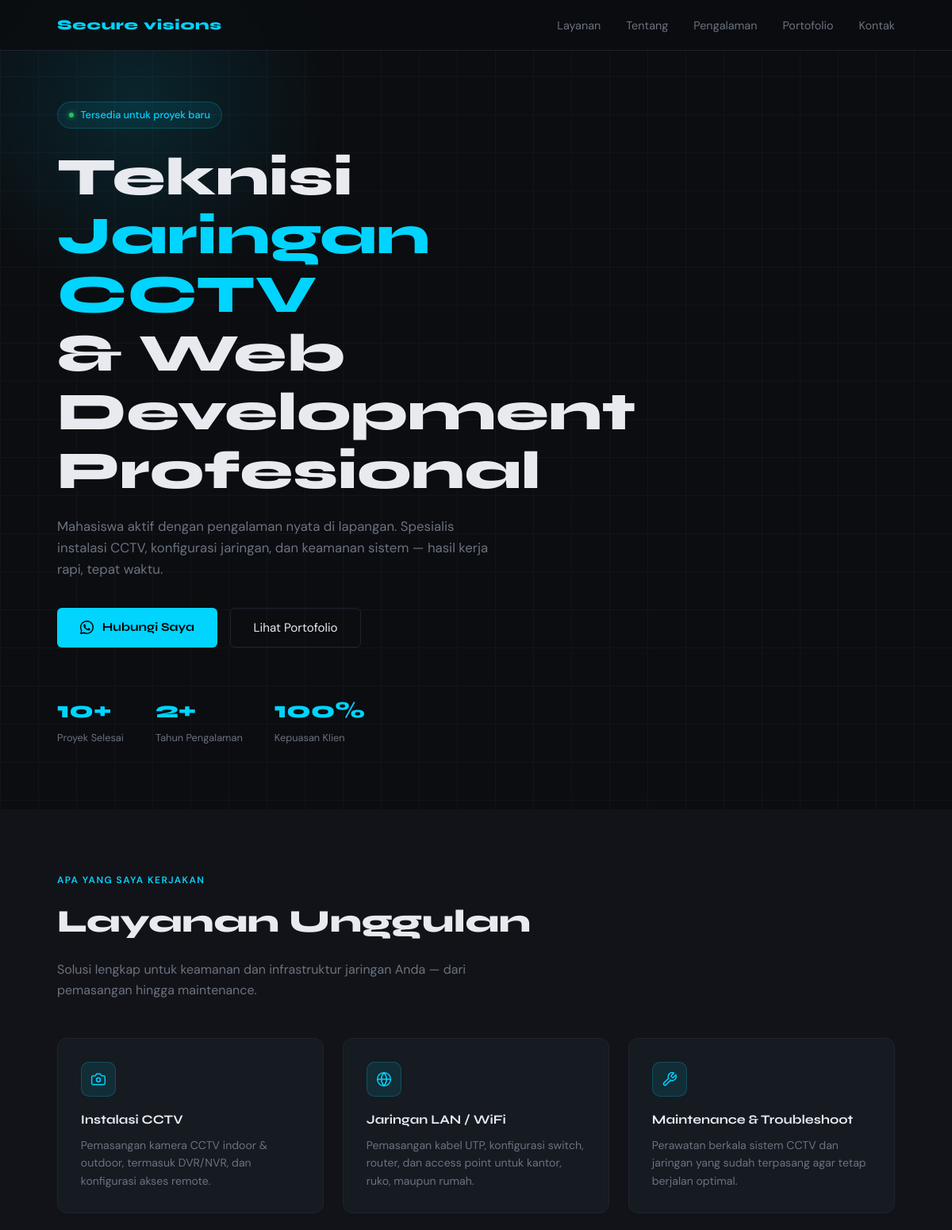
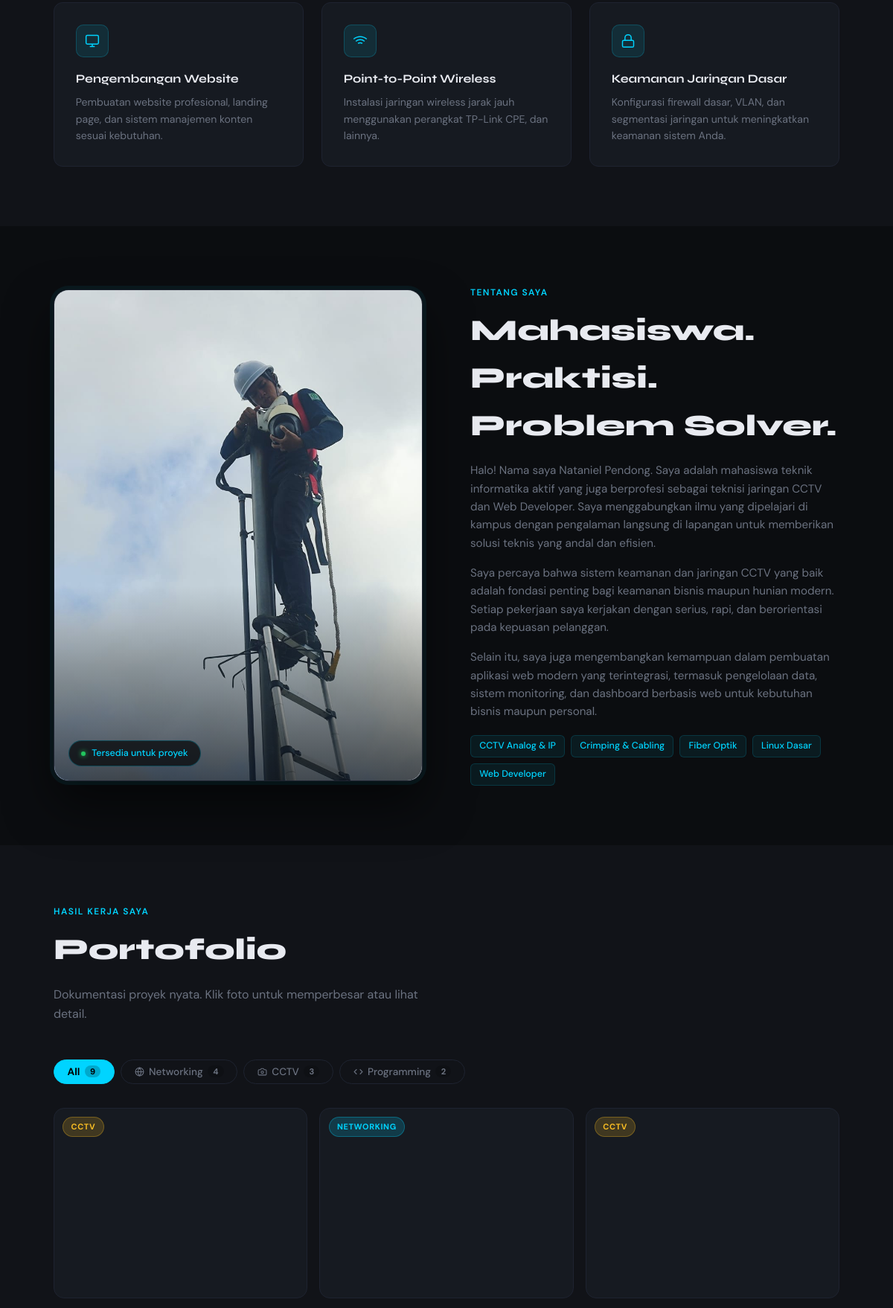
The page / (upper part) on the database its author committed (2 pictures, top to bottom).
### tables this page shows
CREATE TABLE IF NOT EXISTS settings (
  id INT AUTO_INCREMENT PRIMARY KEY,
  setting_key VARCHAR(100) NOT NULL UNIQUE,
  setting_value TEXT,
  updated_at TIMESTAMP DEFAULT CURRENT_TIMESTAMP ON UPDATE CURRENT_TIMESTAMP
);

CREATE TABLE IF NOT EXISTS hero (
  id INT AUTO_INCREMENT PRIMARY KEY,
  badge_text VARCHAR(100) DEFAULT 'Tersedia untuk proyek baru',
  title_line1 VARCHAR(200) DEFAULT 'Teknisi',
  title_highlight VARCHAR(200) DEFAULT 'Jaringan CCTV',
  title_line2 VARCHAR(200) DEFAULT '& Web Development Profesional',
  subtitle TEXT,
  whatsapp_number VARCHAR(30) DEFAULT '6289504211494',
  whatsapp_message TEXT,
  stat_projects VARCHAR(20) DEFAULT '10+',
  stat_years VARCHAR(20) DEFAULT '2+',
  stat_satisfaction VARCHAR(20) DEFAULT '100%',
  updated_at TIMESTAMP DEFAULT CURRENT_TIMESTAMP ON UPDATE CURRENT_TIMESTAMP
);

CREATE TABLE IF NOT EXISTS services (
  id INT AUTO_INCREMENT PRIMARY KEY,
  icon_svg TEXT,
  title VARCHAR(200) NOT NULL,
  description TEXT,
  sort_order INT DEFAULT 0,
  is_active TINYINT(1) DEFAULT 1,
  created_at TIMESTAMP DEFAULT CURRENT_TIMESTAMP,
  updated_at TIMESTAMP DEFAULT CURRENT_TIMESTAMP ON UPDATE CURRENT_TIMESTAMP
);

CREATE TABLE IF NOT EXISTS about (
  id INT AUTO_INCREMENT PRIMARY KEY,
  name VARCHAR(100) DEFAULT 'Nataniel Pendong',
  section_label VARCHAR(100) DEFAULT 'Tentang Saya',
  headline1 VARCHAR(200) DEFAULT 'Mahasiswa.',
  headline2 VARCHAR(200) DEFAULT 'Praktisi. Problem Solver.',
  bio_paragraph1 TEXT,
  bio_paragraph2 TEXT,
  bio_paragraph3 TEXT,
  profile_image VARCHAR(255) DEFAULT 'pp.jpeg',
  badge_text VARCHAR(100) DEFAULT 'Tersedia untuk proyek',
  updated_at TIMESTAMP DEFAULT CURRENT_TIMESTAMP ON UPDATE CURRENT_TIMESTAMP
);

CREATE TABLE IF NOT EXISTS skills (
  id INT AUTO_INCREMENT PRIMARY KEY,
  name VARCHAR(100) NOT NULL,
  sort_order INT DEFAULT 0,
  is_active TINYINT(1) DEFAULT 1
);

CREATE TABLE IF NOT EXISTS portfolio (
  id INT AUTO_INCREMENT PRIMARY KEY,
  image VARCHAR(255) NOT NULL,
  title VARCHAR(200) NOT NULL,
  description TEXT,
  category ENUM('cctv','networking','programming') NOT NULL,
  client VARCHAR(200),
  year VARCHAR(10),
  overlay_title VARCHAR(200),
  sort_order INT DEFAULT 0,
  is_active TINYINT(1) DEFAULT 1,
  created_at TIMESTAMP DEFAULT CURRENT_TIMESTAMP,
  updated_at TIMESTAMP DEFAULT CURRENT_TIMESTAMP ON UPDATE CURRENT_TIMESTAMP
);

### includes/config.php (called while the page is built, shortened)
<?php
function getDB(): PDO {
    static $pdo = null;
    if ($pdo === null) {
        try {
            $dsn = "mysql:host=" . DB_HOST . ";dbname=" . DB_NAME . ";charset=utf8mb4";
            $pdo = new PDO($dsn, DB_USER, DB_PASS, [
                PDO::ATTR_ERRMODE            => PDO::ERRMODE_EXCEPTION,
                PDO::ATTR_DEFAULT_FETCH_MODE => PDO::FETCH_ASSOC,
                PDO::ATTR_EMULATE_PREPARES   => false,
            ]);
        } catch (PDOException $e) {
            die('<div style="font-family:monospace;background:#1a0000;color:#ff6b6b;padding:2rem;border-radius:8px;margin:2rem;">
                <strong>Database Error:</strong><br>' . htmlspecialchars($e->getMessage()) . '<br><br>
                Pastikan MySQL berjalan dan konfigurasi di <code>includes/config.php</code> sudah benar.
            </div>');
        }
    }
    return $pdo;
}
function getSetting(string $key, string $default = ''): string {
    $db = getDB();
    $stmt = $db->prepare("SELECT setting_value FROM settings WHERE setting_key = ?");
    $stmt->execute([$key]);
    $row = $stmt->fetch();
    return $row ? ($row['setting_value'] ?? $default) : $default;
}
function clean(string $str): string {
    return htmlspecialchars(trim($str), ENT_QUOTES, 'UTF-8');
}

### index.php (the view, shortened to what this page needs)
<?php
require_once __DIR__ . '/includes/config.php';
$db = getDB();
$hero       = $db->query("SELECT * FROM hero WHERE id=1")->fetch() ?: [];
$about      = $db->query("SELECT * FROM about WHERE id=1")->fetch() ?: [];
$skills     = $db->query("SELECT name FROM skills WHERE is_active=1 ORDER BY sort_order, id")->fetchAll();
$services   = $db->query("SELECT * FROM services WHERE is_active=1 ORDER BY sort_order, id")->fetchAll();
$portfolio  = $db->query("SELECT * FROM portfolio WHERE is_active=1 ORDER BY sort_order, id")->fetchAll();
$navLogo     = getSetting('nav_logo_text', 'Secure visions');
$waNumber    = getSetting('whatsapp_number', '6289504211494');
$waMessage   = getSetting('whatsapp_default_message', 'Halo Nataniel, saya ingin konsultasi gratis mengenai layanan CCTV/Jaringan');
$waLink = "https://wa.me/" . urlencode($waNumber) . "?text=" . urlencode($waMessage);
$catCounts = ['all'=>0,'networking'=>0,'cctv'=>0,'programming'=>0];
foreach ($portfolio as $p) {
    $catCounts['all']++;
    if (isset($catCounts[$p['category']])) $catCounts[$p['category']]++;
}
$profileImg = $about['profile_image'] ?? 'pp.jpeg';
?>
<!DOCTYPE html>
<html lang="id">
<head>
</head>
<body>
<nav>
  <div class="nav-logo"><?= clean($navLogo) ?></div>
  <ul class="nav-links">
    <li><a href="#services">Layanan</a></li>
    <li><a href="#about">Tentang</a></li>
    <li><a href="#experience">Pengalaman</a></li>
    <li><a href="#gallery">Portofolio</a></li>
    <li><a href="#contact">Kontak</a></li>
  </ul>
</nav>
<section id="hero">
  <div class="hero-grid-bg"></div>
  <div class="hero-glow"></div>
  <div class="hero-content">
    <div class="hero-badge">
      <span class="dot"></span>
      <?= clean($hero['badge_text'] ?? 'Tersedia untuk proyek baru') ?>
    </div>
    <h1>
      <?= clean($hero['title_line1'] ?? 'Teknisi') ?>
      <span><?= clean($hero['title_highlight'] ?? 'Jaringan CCTV') ?></span><br>
      <?= clean($hero['title_line2'] ?? '& Web Development Profesional') ?>
    </h1>
    <p class="hero-sub"><?= clean($hero['subtitle'] ?? '') ?></p>
    <div class="hero-cta">
      <a href="<?= htmlspecialchars($waLink) ?>" target="_blank" class="btn-primary btn-konsultasi">
        Hubungi Saya
      </a>
      <a href="#gallery" class="btn-outline">Lihat Portofolio</a>
    </div>
    <div class="hero-stats">
      <div>
        <div class="stat-num"><?= clean($hero['stat_projects'] ?? '10+') ?></div>
        <div class="stat-label">Proyek Selesai</div>
      </div>
      <div>
        <div class="stat-num"><?= clean($hero['stat_years'] ?? '2+') ?></div>
        <div class="stat-label">Tahun Pengalaman</div>
      </div>
      <div>
        <div class="stat-num"><?= clean($hero['stat_satisfaction'] ?? '100%') ?></div>
        <div class="stat-label">Kepuasan Klien</div>
      </div>
    </div>
  </div>
</section>
<?php if ($services): ?>
<section id="services">
  <div class="section-label">Apa yang saya kerjakan</div>
  <h2>Layanan Unggulan</h2>
  <p class="section-desc">Solusi lengkap untuk keamanan dan infrastruktur jaringan Anda — dari pemasangan hingga maintenance.</p>
  <div class="services-grid">
    <?php foreach ($services as $svc): ?>
    <div class="service-card">
      <?php if ($svc['icon_svg']): ?>
      <div class="service-icon">
        <svg xmlns="http://www.w3.org/2000/svg" viewBox="0 0 24 24"><?= $svc['icon_svg'] ?></svg>
      </div>
      <?php endif; ?>
      <h3><?= clean($svc['title']) ?></h3>
      <p><?= clean($svc['description']) ?></p>
    </div>
    <?php endforeach; ?>
  </div>
</section>
<?php endif; ?>
<section id="about">
  <div class="about-flex">
    <div class="about-img-wrap">
      <img src="<?= clean($profileImg) ?>" alt="Foto Profil <?= clean($about['name'] ?? 'Nataniel Pendong') ?>">
      <div class="about-img-badge">
        <span class="dot"></span>
        <?= clean($about['badge_text'] ?? 'Tersedia untuk proyek') ?>
      </div>
    </div>
    <div class="about-text">
      <div class="section-label">Tentang Saya</div>
      <h2><?= clean($about['headline1'] ?? 'Mahasiswa.') ?><br><?= clean($about['headline2'] ?? 'Praktisi. Problem Solver.') ?></h2>
      <?php if ($about['bio_paragraph1']): ?><p><?= clean($about['bio_paragraph1']) ?></p><?php endif; ?>
      <?php if ($about['bio_paragraph2']): ?><p><?= clean($about['bio_paragraph2']) ?></p><?php endif; ?>
      <?php if ($about['bio_paragraph3']): ?><p><?= clean($about['bio_paragraph3']) ?></p><?php endif; ?>
      <?php if ($skills): ?>
      <div class="tag-list">
        <?php foreach ($skills as $sk): ?>
          <span class="tag"><?= clean($sk['name']) ?></span>
        <?php endforeach; ?>
      </div>
      <?php endif; ?>
    </div>
  </div>
</section>
<?php if ($portfolio): ?>
<section id="gallery">
  <div class="section-label">Hasil Kerja Saya</div>
  <h2>Portofolio</h2>
  <p class="section-desc">Dokumentasi proyek nyata. Klik foto untuk memperbesar atau lihat detail.</p>
  <div class="gallery-filters">
    <button class="filter-btn active" data-filter="all">
      All <span class="filter-count" id="count-all"><?= $catCounts['all'] ?></span>
    </button>
    <button class="filter-btn" data-filter="networking">
      <svg xmlns="http://www.w3.org/2000/svg" viewBox="0 0 24 24" style="width:13px;height:13px;stroke:currentColor;fill:none;stroke-width:2"><circle cx="12" cy="12" r="10"/><path d="M2 12h20M12 2a15.3 15.3 0 0 1 4 10 15.3 15.3 0 0 1-4 10 15.3 15.3 0 0 1-4-10 15.3 15.3 0 0 1 4-10z"/></svg>
      Networking <span class="filter-count" id="count-networking"><?= $catCounts['networking'] ?></span>
    </button>
    <button class="filter-btn" data-filter="cctv">
      <svg xmlns="http://www.w3.org/2000/svg" viewBox="0 0 24 24" style="width:13px;height:13px;stroke:currentColor;fill:none;stroke-width:2"><path d="M14.5 4h-5L7 7H4a2 2 0 0 0-2 2v9a2 2 0 0 0 2 2h16a2 2 0 0 0 2-2V9a2 2 0 0 0-2-2h-3l-2.5-3z"/><circle cx="12" cy="13" r="3"/></svg>
      CCTV <span class="filter-count" id="count-cctv"><?= $catCounts['cctv'] ?></span>
    </button>
    <button class="filter-btn" data-filter="programming">
      <svg xmlns="http://www.w3.org/2000/svg" viewBox="0 0 24 24" style="width:13px;height:13px;stroke:currentColor;fill:none;stroke-width:2"><polyline points="16 18 22 12 16 6"/><polyline points="8 6 2 12 8 18"/></svg>
      Programming <span class="filter-count" id="count-programming"><?= $catCounts['programming'] ?></span>
    </button>
  </div>
  <div class="gallery-grid" id="gallery-grid">
    <?php foreach ($portfolio as $item): ?>
    <div class="gallery-item"
         data-category="<?= clean($item['category']) ?>"
         data-title="<?= clean($item['title']) ?>"
         data-desc="<?= clean($item['description'] ?? '') ?>"
         data-client="<?= clean($item['client'] ?? '') ?>"
         data-year="<?= clean($item['year'] ?? '') ?>">
      <span class="gallery-cat-badge <?= clean($item['category']) ?>"><?= ucfirst(clean($item['category'])) ?></span>
    </div>
    <?php endforeach; ?>
  </div>
</section>
<?php endif; ?>
</body>
</html>

### rows shown on the page
settings: setting_value "Secure visions"
hero: badge_text "Tersedia untuk proyek baru", title_line1 "Teknisi", title_highlight "Jaringan CCTV", title_line2 "& Web Development Profesional", subtitle "Mahasiswa aktif dengan pengalaman nyata di lapangan. Spesialis instalasi CCTV, konfigurasi jaringan, dan keamanan sistem — hasil kerja rapi, tepat waktu.", stat_projects "10+", stat_years "2+", stat_satisfaction "100%"
services: title "Instalasi CCTV", description "Pemasangan kamera CCTV indoor & outdoor, termasuk DVR/NVR, dan konfigurasi akses remote."
services: title "Jaringan LAN / WiFi", description "Pemasangan kabel UTP, konfigurasi switch, router, dan access point untuk kantor, ruko, maupun rumah."
services: title "Maintenance & Troubleshoot", description "Perawatan berkala sistem CCTV dan jaringan yang sudah terpasang agar tetap berjalan optimal."
services: title "Pengembangan Website", description "Pembuatan website profesional, landing page, dan sistem manajemen konten sesuai kebutuhan."
services: title "Point-to-Point Wireless", description "Instalasi jaringan wireless jarak jauh menggunakan perangkat TP-Link CPE, dan lainnya."
services: title "Keamanan Jaringan Dasar", description "Konfigurasi firewall dasar, VLAN, dan segmentasi jaringan untuk meningkatkan keamanan sistem Anda."
about: profile_image (picture), badge_text "Tersedia untuk proyek", headline1 "Mahasiswa.", headline2 "Praktisi. Problem Solver.", bio_paragraph1 "Halo! Nama saya Nataniel Pendong. Saya adalah mahasiswa teknik informatika aktif yang juga berprofesi sebagai teknisi jaringan CCTV dan Web Developer. Saya menggabungkan ilmu yang dipelajari di kampus dengan pengalaman langsung di lapangan untuk memberikan solusi teknis yang andal dan efisien.", bio_paragraph2 "Saya percaya bahwa sistem keamanan dan jaringan CCTV yang baik adalah fondasi penting bagi keamanan bisnis maupun hunian modern. Setiap pekerjaan saya kerjakan dengan serius, rapi, dan berorientasi pada kepuasan pelanggan.", bio_paragraph3 "Selain itu, saya juga mengembangkan kemampuan dalam pembuatan aplikasi web modern yang terintegrasi, termasuk pengelolaan data, sistem monitoring, dan dashboard berbasis web untuk kebutuhan bisnis maupun personal."
skills: name "CCTV Analog & IP"
skills: name "Crimping & Cabling"
skills: name "Fiber Optik"
skills: name "Linux Dasar"
skills: name "Web Developer"
portfolio: category "CCTV"
portfolio: category "NETWORKING"
portfolio: category "CCTV"

### other values the page prints
$catCounts['all'] "9"
$catCounts['networking'] "4"
$catCounts['cctv'] "3"
$catCounts['programming'] "2"
